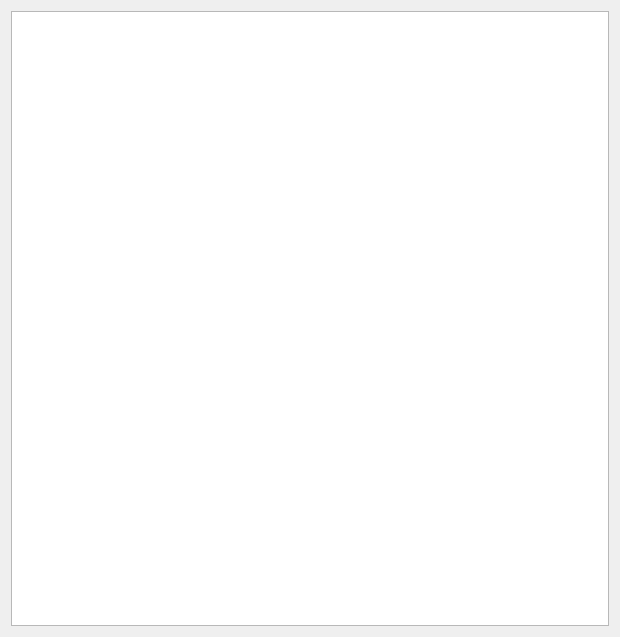
<?xml version="1.0" encoding="UTF-8"?>
<ui version="4.0">
 <class>Form</class>
 <widget class="QWidget" name="Form">
  <property name="geometry">
   <rect>
    <x>0</x>
    <y>0</y>
    <width>620</width>
    <height>637</height>
   </rect>
  </property>
  <property name="windowTitle">
   <string>Form</string>
  </property>
  <layout class="QVBoxLayout" name="verticalLayout">
   <item>
    <widget class="QTableView" name="table">
     <property name="editTriggers">
      <set>QAbstractItemView::AllEditTriggers</set>
     </property>
     <attribute name="horizontalHeaderCascadingSectionResizes">
      <bool>true</bool>
     </attribute>
     <attribute name="horizontalHeaderStretchLastSection">
      <bool>true</bool>
     </attribute>
     <attribute name="verticalHeaderVisible">
      <bool>false</bool>
     </attribute>
    </widget>
   </item>
  </layout>
 </widget>
 <resources/>
 <connections/>
</ui>
